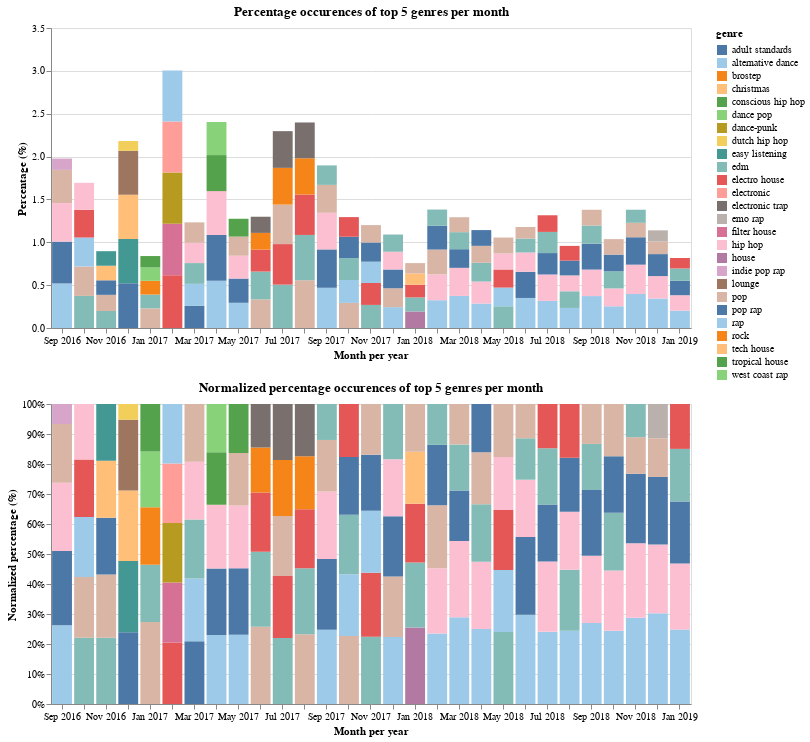

The code cell stored with this chart in its notebook:
### Code cell
#| code-fold: true
selection = alt.selection_multi(fields=['genre'], bind='legend')

normalized = alt.Chart(top_genres_per_month_with_perc).mark_bar().encode(
    x=alt.X('yearmonth(datetime):O', title='Month per year'),
    y=alt.Y('percentage', stack='normalize', title='Normalized percentage (%)'),
    color = alt.Color(
        'genre',
        scale=alt.Scale(
           scheme='tableau20',
        )
    ),
    tooltip=['genre', 'percentage', 'yearmonth(datetime)'],
    order=alt.Order(
      'percentage',
      sort='descending'
    ),
    opacity=alt.condition(selection, alt.value(1), alt.value(0.2))
).properties(
    title='Normalized percentage occurences of top 5 genres per month',
    width=MAXWIDTH
).add_selection(
    selection
)

non_normalized = alt.Chart(top_genres_per_month_with_perc).mark_bar().encode(
    x=alt.X('yearmonth(datetime):O', title='Month per year'),
    y=alt.Y('percentage', title='Percentage (%)'),
    color = alt.Color(
        'genre',
        scale=alt.Scale(
           scheme='tableau20',
        )
    ),
    tooltip=['genre', 'percentage', 'yearmonth(datetime)'],
    order=alt.Order(
      'percentage',
      sort='descending'
    ),
    opacity=alt.condition(selection, alt.value(1), alt.value(0.2))
).properties(
    title='Percentage occurences of top 5 genres per month', 
    width=MAXWIDTH
).add_selection(
    selection
)

non_normalized & normalized

### Figure 1 — Vega-Lite specification as saved in the notebook (floating-point values rounded to 4 significant figures; data arrays with more than 128 entries replaced by an {"elided": "..."} marker saying what was removed)
{"config": {"view": {"continuousWidth": 400, "continuousHeight": 300}}, "vconcat": [{"mark": "bar", "encoding": {"color": {"type": "nominal", "field": "genre", "scale": {"scheme": "tableau20"}}, "opacity": {"condition": {"value": 1, "selection": "selector006"}, "value": 0.2}, "order": {"type": "quantitative", "field": "percentage", "sort": "descending"}, "tooltip": [{"type": "nominal", "field": "genre"}, {"type": "quantitative", "field": "percentage"}, {"type": "temporal", "field": "datetime", "timeUnit": "yearmonth"}], "x": {"type": "ordinal", "field": "datetime", "timeUnit": "yearmonth", "title": "Month per year"}, "y": {"type": "quantitative", "field": "percentage", "title": "Percentage (%)"}}, "selection": {"selector006": {"type": "multi", "fields": ["genre"], "bind": "legend"}}, "title": "Percentage occurences of top 5 genres per month", "width": 640}, {"mark": "bar", "encoding": {"color": {"type": "nominal", "field": "genre", "scale": {"scheme": "tableau20"}}, "opacity": {"condition": {"value": 1, "selection": "selector006"}, "value": 0.2}, "order": {"type": "quantitative", "field": "percentage", "sort": "descending"}, "tooltip": [{"type": "nominal", "field": "genre"}, {"type": "quantitative", "field": "percentage"}, {"type": "temporal", "field": "datetime", "timeUnit": "yearmonth"}], "x": {"type": "ordinal", "field": "datetime", "timeUnit": "yearmonth", "title": "Month per year"}, "y": {"type": "quantitative", "field": "percentage", "stack": "normalize", "title": "Normalized percentage (%)"}}, "selection": {"selector006": {"type": "multi", "fields": ["genre"], "bind": "legend"}}, "title": "Normalized percentage occurences of top 5 genres per month", "width": 640}], "data": {"name": "data-2cfcee91ab2c79b819e058477d3cf422"}, "$schema": "https://vega.github.io/schema/vega-lite/v4.8.1.json", "datasets": {"data-2cfcee91ab2c79b819e058477d3cf422": {"elided": "145 records"}}}
